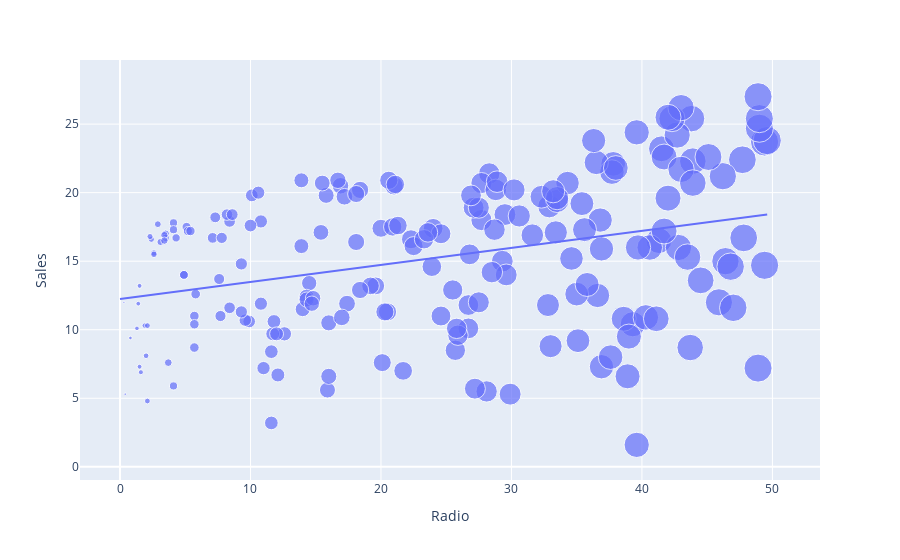

Notebook source saved alongside this figure:
### Code cell
figure = px.scatter(data_frame = df, x="Radio", y="Sales", size="Radio", trendline="ols")
figure.show()

### Figure 1 — Plotly figure (JSON) as saved in the notebook; plotly's stock layout.template omitted (floating-point values rounded to 4 significant figures; data arrays with more than 128 entries replaced by an {"elided": "..."} marker saying what was removed)
{"data": [{"hovertemplate": "Radio=%{marker.size}<br>Sales=%{y}<extra></extra>", "legendgroup": "", "marker": {"color": "#636efa", "size": {"elided": "200 float values"}, "sizemode": "area", "sizeref": 0.124, "symbol": "circle"}, "mode": "markers", "name": "", "orientation": "v", "showlegend": false, "type": "scatter", "x": {"elided": "200 float values"}, "xaxis": "x", "y": {"elided": "200 float values"}, "yaxis": "y"}, {"hovertemplate": "<b>OLS trendline</b><br>Sales = 0.124432 * Radio + 12.2357<br>R<sup>2</sup>=0.122242<br><br>Radio=%{x}<br>Sales=%{y} <b>(trend)</b><extra></extra>", "legendgroup": "", "marker": {"color": "#636efa", "symbol": "circle"}, "mode": "lines", "name": "", "showlegend": false, "type": "scatter", "x": {"elided": "200 float values"}, "xaxis": "x", "y": {"elided": "200 float values"}, "yaxis": "y"}], "layout": {"legend": {"itemsizing": "constant", "tracegroupgap": 0}, "margin": {"t": 60}, "xaxis": {"anchor": "y", "domain": [0, 1], "title": {"text": "Radio"}}, "yaxis": {"anchor": "x", "domain": [0, 1], "title": {"text": "Sales"}}}}
